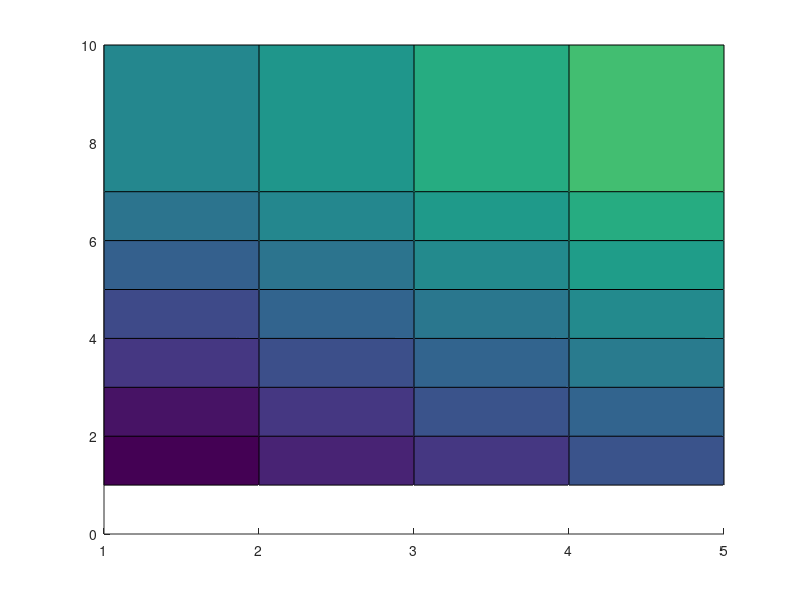

MATLAB code to generate this figure: (Note: this script raises an error after producing the figure.)
% na =      1    2    3    4    5
times = [ 5.2  6.0  6.6  7.3  8.0; % nb = 1
          5.7  6.5  7.3  7.9  8.7; % nb = 2
          6.5  7.2  7.9  8.6  9.2; % nb = 3
          7.1  7.8  8.5  9.1  9.8; % nb = 4
          7.7  8.4  9.1  9.8 10.5; % nb = 5
          8.4  9.0  9.7 10.3 11.1; % nb = 6
          9.0  9.6 10.3 11.0 11.6; % nb = 7
%        nan  nan  nan  nan  nan ; % nb = 8
%        nan  nan  nan  nan  nan ; % nb = 9
         10.7 11.4 12.1 12.8 13.5];% nb = 10
     
na = 1:5;
nb = [1:7,10];

[NA,NB]=meshgrid(na,nb);
surface(NA,NB,times);
csvwrite('../LaTeX/DUNNO_Pomiar_czasu_algorytmow_regulacji/dane/gpc1x1time.csv',[NA, NB, times]);
